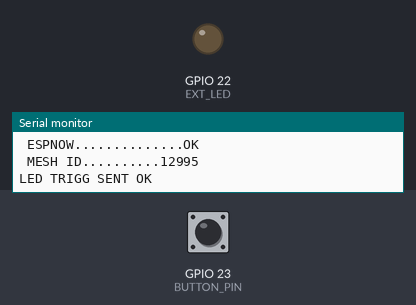
Bench run of a sketch on a simulated ESP32. Parts: output pins drawn as LEDs (lit = HIGH), the last lines printed to the serial monitor. Inputs (shaded band) come from the test bench; at power-on: GPIO 23 (BUTTON_PIN) HIGH.

Above: at 1.4 s.
1.5 s: GPIO 23 (BUTTON_PIN) pulled LOW for 0.15 s
At 2.4 s:
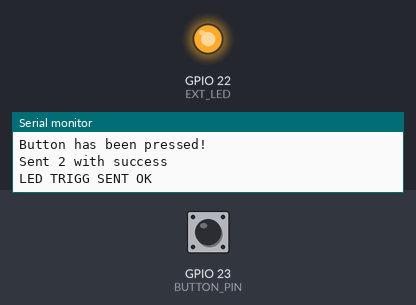
4.5 s: GPIO 23 (BUTTON_PIN) pulled LOW for 1 s
At 7.6 s:
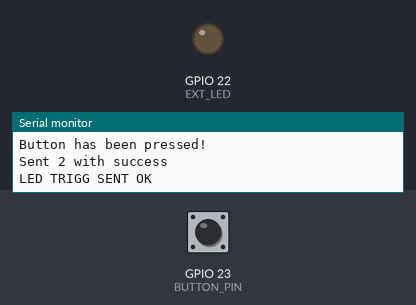
7.9 s: GPIO 23 (BUTTON_PIN) driven LOW
At 9.65 s:
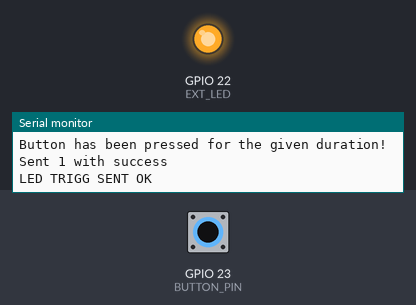
Timing chart, 0 to 11.3 s (numbered marks = the images above; inputs shaded):
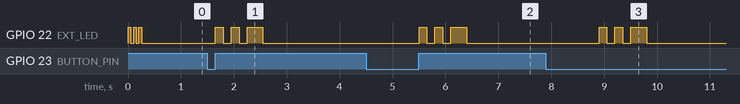

Measured:
- after the input at 1.5 s, GPIO 22 (EXT_LED): goes HIGH 0.15 s, LOW 0.15 s, HIGH 0.15 s, LOW 0.15 s, HIGH 0.30 s, then LOW, starting after 0.15 s
- after the input at 4.5 s, GPIO 22 (EXT_LED): goes HIGH 0.15 s, LOW 0.15 s, HIGH 0.15 s, LOW 0.15 s, HIGH 0.30 s, then LOW, starting after 1.0 s
- after the input at 7.9 s, GPIO 22 (EXT_LED): goes HIGH 0.15 s, LOW 0.15 s, HIGH 0.15 s, LOW 0.15 s, HIGH 0.30 s, then LOW, starting after 1.0 s

The sketch:

esp-ads1115-espnow_garage.ino
```cpp
//https://docs.arduino.cc/tutorials/nano-esp32/esp-now/

#include <EasyButton.h>
int duration = 1000;
#define BUTTON_PIN 23
#define EXT_LED 22

int btn_to_send;

#include <esp_now.h>
#include <WiFi.h>
int esp_now_mesh_id;
#define debug(x) Serial.print(x)
#define debugln(x) Serial.println(x)

// REPLACE WITH YOUR RECEIVER MAC Address
uint8_t broadcastAddress[] = {0xFF, 0xFF, 0xFF, 0xFF, 0xFF, 0xFF};


EasyButton button(BUTTON_PIN);


// Structure example to send data
// Must match the receiver structure
typedef struct struct_message {
  //char a[32];
  int b;
  //float c;
  //bool d;
} struct_message;

struct_message myData;
esp_now_peer_info_t peerInfo;

// callback when data is sent
void OnDataSent(const uint8_t *mac_addr, esp_now_send_status_t status) {
  Serial.print("\r\nLast Packet Send Status:\t");
  Serial.println(status == ESP_NOW_SEND_SUCCESS ? "Delivery Success" : "Delivery Fail");
}

void onPressedForDuration() {
    Serial.println("Button has been pressed for the given duration!");
    btn_to_send = 1;
}
void onPressed() {
    Serial.println("Button has been pressed!");
    btn_to_send = 2;
}

void led_sent_ok() {
    Serial.println("LED TRIGG SENT OK");
    digitalWrite(EXT_LED, HIGH);
    delay(150);
    digitalWrite(EXT_LED, LOW);
    delay(150);
    digitalWrite(EXT_LED, HIGH);
    delay(150);
    digitalWrite(EXT_LED, LOW);
    delay(150);
    digitalWrite(EXT_LED, HIGH);
    delay(300);
    digitalWrite(EXT_LED, LOW);

}


void init_ok() {
    Serial.println("LED TRIGG SENT OK");
    digitalWrite(EXT_LED, HIGH);
    delay(50);
    digitalWrite(EXT_LED, LOW);
    delay(50);
    digitalWrite(EXT_LED, HIGH);
    delay(50);
    digitalWrite(EXT_LED, LOW);
    delay(50);
    digitalWrite(EXT_LED, HIGH);
    delay(50);
    digitalWrite(EXT_LED, LOW);

}

void setup(void)
{
  Serial.begin(115200);
  btStop();  // make sure BT is disabled
  Serial.println("Disabling BT");
  setCpuFrequencyMhz(80);
  Serial.println("CPU Set to 80Mhz");

  pinMode(EXT_LED, OUTPUT);


  // Initialize the button.
  button.begin();
  // Attach callback.
  button.onPressedFor(duration, onPressedForDuration);
  // Attach callback.
  button.onPressed(onPressed);


   if (!initESPNow()) {
   debugln(" SYSTEM......... FAIL");
   debugln(" ... restarting");
   delay(60 * 1000);
   ESP.restart();

   }

}

bool initESPNow() {

  debugln(" ESPNOW............INIT");
  WiFi.mode(WIFI_STA);
  WiFi.disconnect();
  if (esp_now_init() != ESP_OK) {
    debugln(" ESPNOW.............FAIL");
    return false;
  }
  memcpy(peerInfo.peer_addr, broadcastAddress, 6);
  peerInfo.channel = 1;
  peerInfo.encrypt = false;
  if (esp_now_add_peer(&peerInfo) != ESP_OK) {
    debugln(" ESPNOW.............FAIL");
    return false;
  }
  debugln(" ESPNOW..............OK");

  esp_now_mesh_id = getMeshID();
  debug(" MESH ID..........");
  debugln(esp_now_mesh_id);
  init_ok();

  return true;
}

int getMeshID() {

  uint8_t baseMac[6];
  esp_read_mac(baseMac, ESP_MAC_WIFI_STA);
  uint32_t uniqueID = 0;
  for (int i = 2; i < 6; i++) {
    uniqueID <<= 8;
    uniqueID |= baseMac[i];
  }
  // Limit the integer to the maximum value of an int (32,767)
  uniqueID %= 32768;
  return (int)uniqueID;
}


void loop(void)
{
 btn_to_send = 0;

 button.read();


 if (btn_to_send == 0) {


 } else if (btn_to_send == 1) {

  myData.b = btn_to_send;

  // Send message via ESP-NOW
  esp_err_t result = esp_now_send(broadcastAddress, (uint8_t *) &myData, sizeof(myData));

  if (result == ESP_OK) {
    Serial.println("Sent 1 with success");
    led_sent_ok();

  }
  else {
    Serial.println("Error sending the data");
  }

 } else if (btn_to_send == 2) {

  myData.b = btn_to_send;

  // Send message via ESP-NOW
  esp_err_t result = esp_now_send(broadcastAddress, (uint8_t *) &myData, sizeof(myData));

  if (result == ESP_OK) {
    Serial.println("Sent 2 with success");
    led_sent_ok();

  }
  else {
    Serial.println("Error sending the data");
  }

 }

}
```
